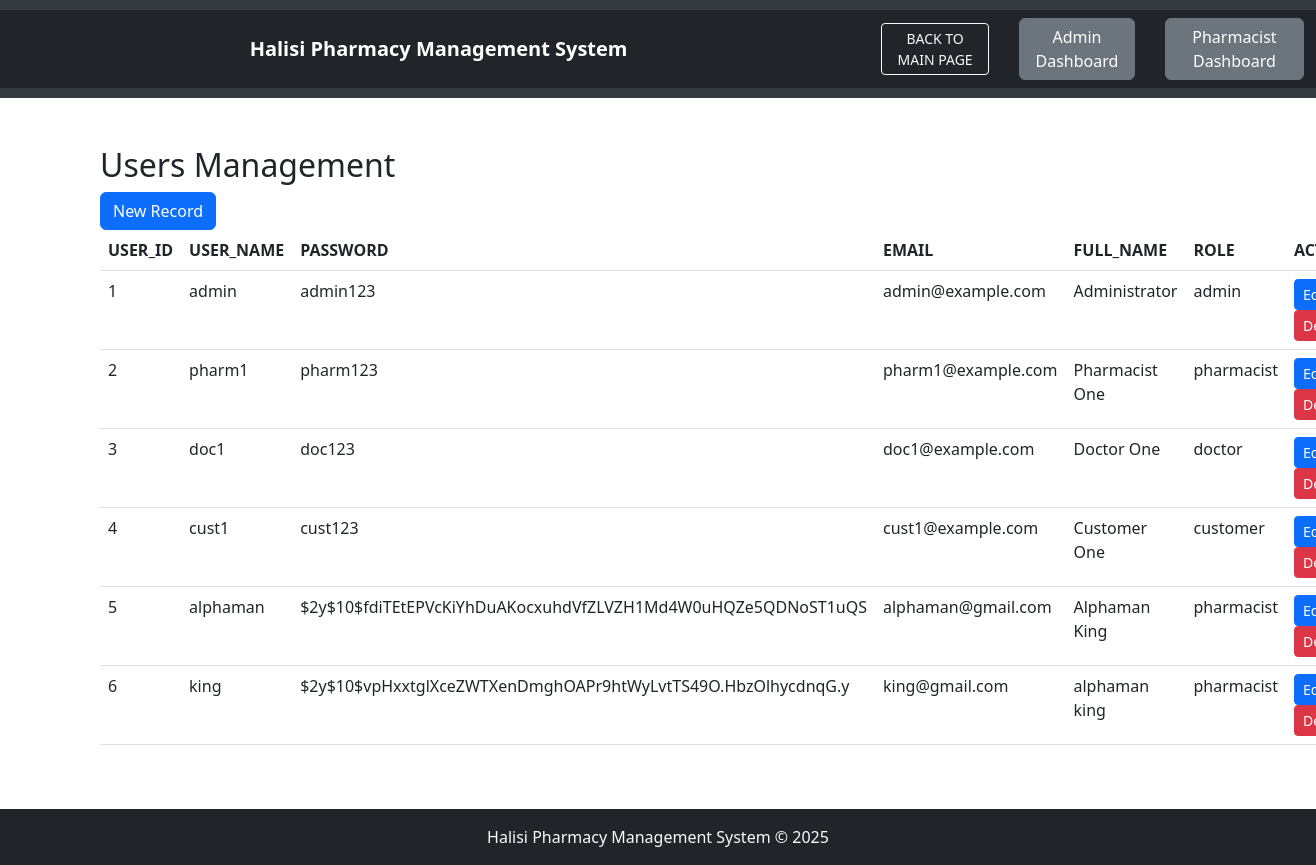
The page /users_management/users.php on the database its author committed.
### tables this page shows
CREATE TABLE `users` (
  `user_id` int(11) NOT NULL,
  `username` varchar(50) NOT NULL,
  `password` varchar(100) NOT NULL,
  `email` varchar(100) DEFAULT NULL,
  `full_name` varchar(100) NOT NULL,
  `role` varchar(20) NOT NULL CHECK (`role` in ('admin','pharmacist','doctor','customer'))
);

### users_management/users.php (the view, shortened to what this page needs)
<!DOCTYPE html>
<html lang="en">
<head>
    <link rel="stylesheet" href="/PHARMACY/bootstrap-5.2.3-dist/css/bootstrap.min.css">
</head>
<body>
    <div class="container my-5">
        <h2>Users Management</h2>
        <a class="btn btn-primary" href="/PHARMACY/users_management/create.php" role="button">New Record</a>
        <br>
        <table class="table">
            <thead>
                <tr>
                    <th>USER_ID</th>
                    <th>USER_NAME</th>
                    <th>PASSWORD</th>
                    <th>EMAIL</th>
                    <th>FULL_NAME</th>
                    <th>ROLE</th>
                    <th>ACTION</th>
                </tr>
            </thead>
            <tbody>
                <?php
                $servername = "localhost";
                $username = "root";
                $password = "";
                $dbname = "HALISI_PHARMACY_MGT_SYS";
                $conn = new mysqli($servername, $username, $password, $dbname);
                $sql = "SELECT * FROM users";
                $result = $conn->query($sql);
                while($row = $result->fetch_assoc()) {
                    echo "
                    <tr>
                    <td>$row[user_id]</td>
                    <td>$row[username]</td>
                    <td>$row[password]</td>
                    <td>$row[email]</td>
                    <td>$row[full_name]</td>
                    <td>$row[role]</td>
                    <td>
                    <a class='btn btn-primary btn-sm' href='/PHARMACY/users_management/edit.php?user_id=$row[user_id]'>Edit</a>
                    <a class='btn btn-danger btn-sm' href='/PHARMACY/users_management/delete.php?user_id=$row[user_id]'>Delete</a>
                    </td>
                </tr>
                    ";
                }
                ?>
            </tbody>
        </table>
    </div>
</body>
</html>

### users_management/footer.php (style rules this page uses)
body { display: flex; flex-direction: column; min-height: 100vh; margin: 0; }

### rows shown on the page
users: user_id "1", username "admin", password "admin123", email "admin@example.com", full_name "Administrator", role "admin"
users: user_id "2", username "pharm1", password "pharm123", email "pharm1@example.com", full_name "Pharmacist One", role "pharmacist"
users: user_id "3", username "doc1", password "doc123", email "doc1@example.com", full_name "Doctor One", role "doctor"
users: user_id "4", username "cust1", password "cust123", email "cust1@example.com", full_name "Customer One", role "customer"
users: user_id "5", username "alphaman", password "$2y$10$fdiTEtEPVcKiYhDuAKocxuhdVfZLVZH1Md4W0uHQZe5QDNoST1uQS", email "alphaman@gmail.com", full_name "Alphaman King", role "pharmacist"
users: user_id "6", username "king", password "$2y$10$vpHxxtglXceZWTXenDmghOAPr9htWyLvtTS49O.HbzOlhycdnqG.y", email "king@gmail.com", full_name "alphaman king", role "pharmacist"
